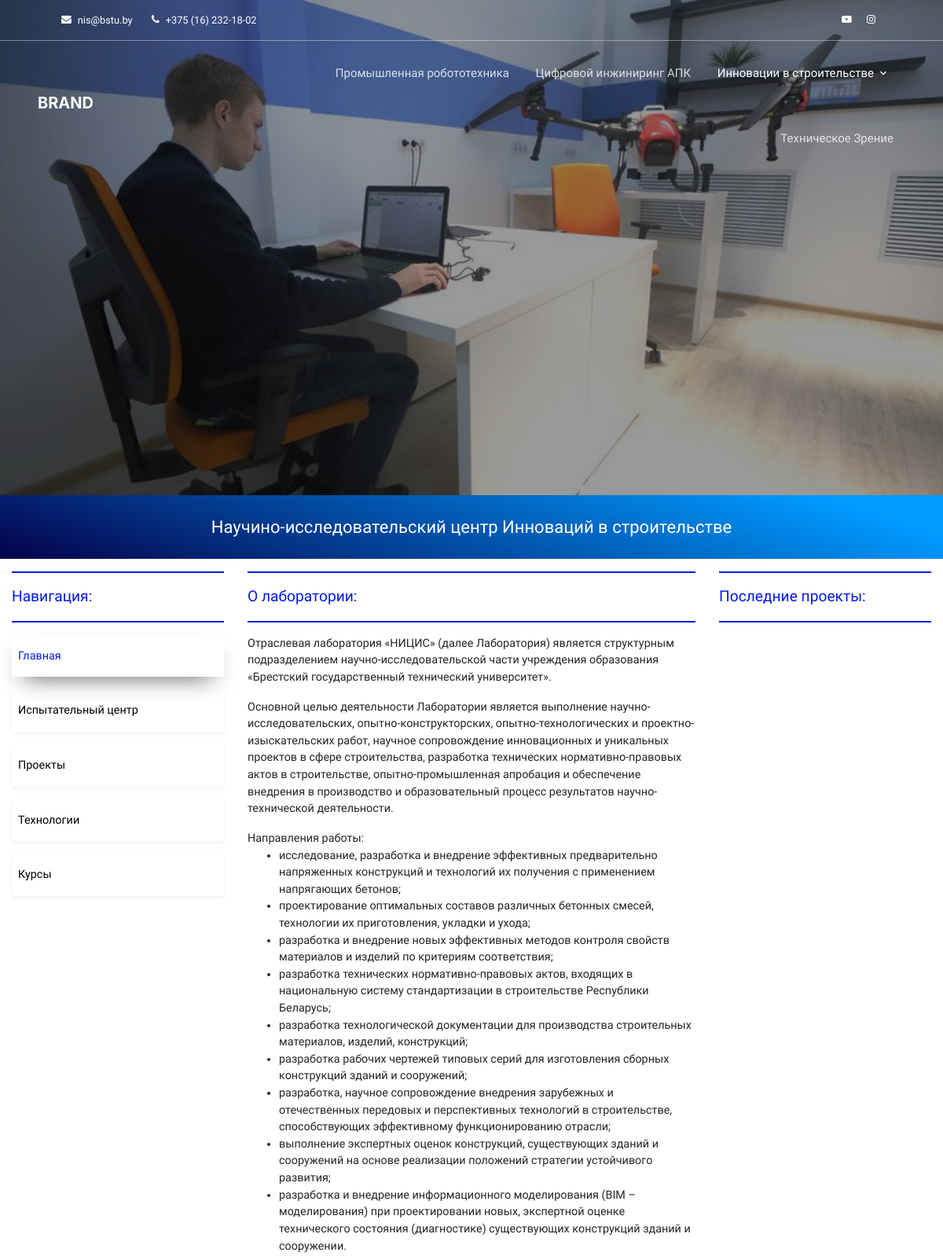
Before: /laboratory/BIM/ (upper part) with the older database file.
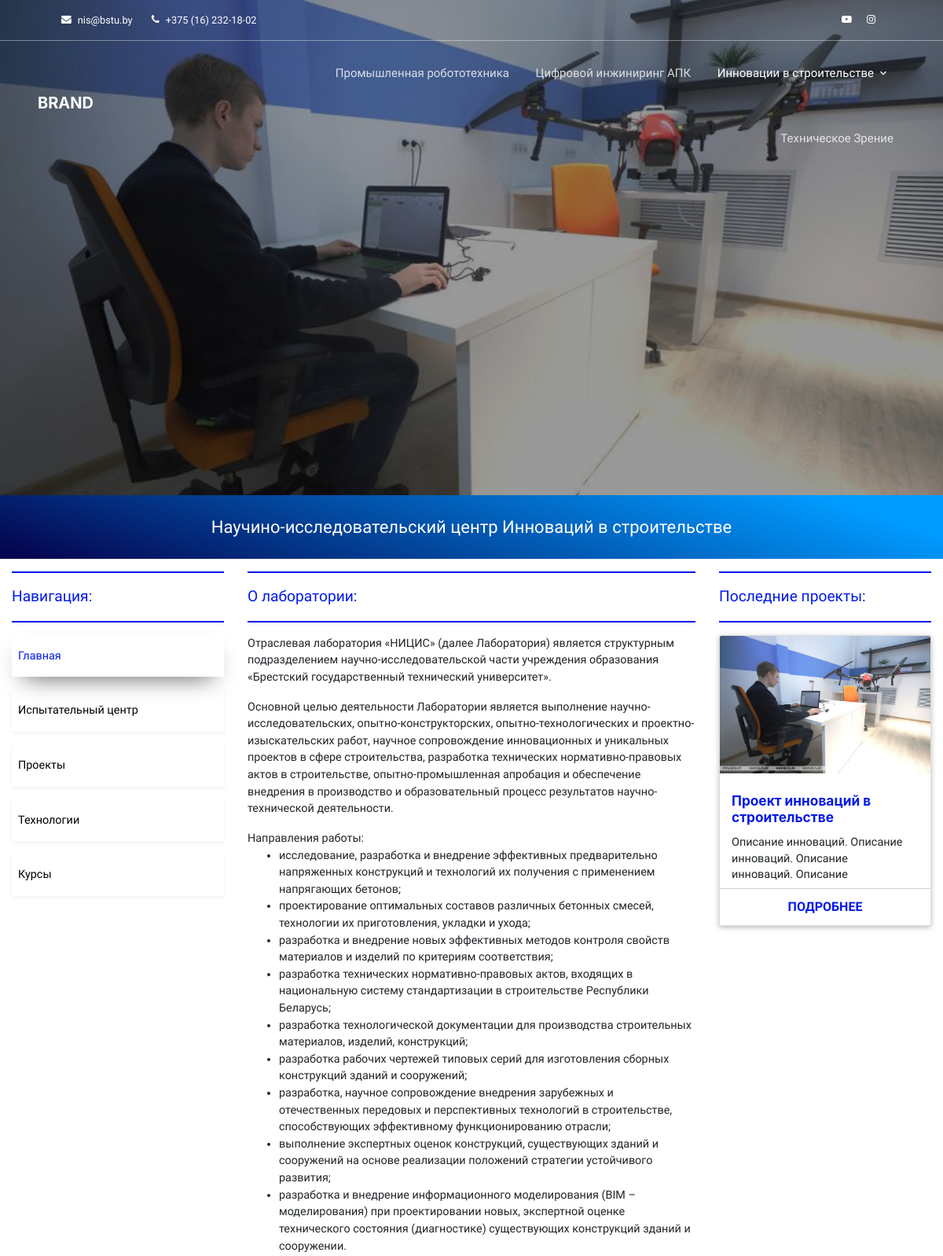
After: the same page with the newer database file.
### robotics/models.py (models this page shows, shortened)
class Projects(models.Model):
    name = models.CharField(max_length=255, verbose_name="Название проекта")
    slug = models.SlugField(max_length=255, db_index=True, unique=True, verbose_name='URL', default='')
    description = RichTextUploadingField(verbose_name='Описание проекта')
    time_created = models.DateField(verbose_name='Время создания')
    owner = models.ForeignKey(to=Laboratory, on_delete=models.CASCADE, verbose_name='Относится к')
    def get_images(self):
        return ProjectsImg.objects.filter(owner_id=self.id)
    class Meta:
        verbose_name = 'Проект'
        verbose_name_plural = 'Проекты'

class ProjectsImg(models.Model):
    owner = models.ForeignKey(to=Projects, on_delete=models.CASCADE)
    img = models.ImageField(upload_to='photos/%Y/%m/%d/', blank=True, verbose_name='Изображение')

### robotics/views.py (the view)
# urls.py: path('BIM/', BIMMainView.as_view(), name='BIM'),
class BIMMainView(LaboratoryMixin, TemplateView):
    template_name = 'robotics/BIM_index.html'
    title = 'Лаборатория "Инновации в строительстве"'

### common/views.py (called while the page is built)
    def get_context_data(self, **kwargs):
        context = super(LaboratoryMixin, self).get_context_data(**kwargs)
        context['title'] = self.title
        context['left_sidebar_selected'] = self.left_sidebar_selected
        context['selected'] = context['title']
        context['technologies'] = Technologies.objects.filter(owner__name=self.title)
        context['projects'] = Projects.objects.filter(owner__name=self.title)
        context['courses'] = Courses.objects.filter(owner__name=self.title)
        return context

### robotics/templates/robotics/BIM_index.html (shortened to what this page needs)
{% extends 'robotics/laboratory_base.html' %}
{% load static %}
{% block mainphoto %}
    <div id="carouselExampleCaptions" class="carousel slide">
        <div class="carousel-inner">
            <div class="carousel-item active main-photo-box">
                <img src="{% static 'vendor/img/cluster-photo/bim.jpg' %}"
                     class="d-block w-100 main-photo"
                     alt="...">
            </div>
        </div>
    </div>
    <div class="py-4 name-title">
        Научино-исследовательский центр Инноваций в строительстве
    </div>
{% endblock %}
{% block mainlink %}
    <a href="{% url 'robotics:technical_vision' %}">
        <div class="left-sidebar-link py-3 my-3 pl-2">
            Главная
        </div>
    </a>
{% endblock %}
{% block content %}
    <div class="my-3">
        <div class="underline"></div>
        <div class="news my-3">
            О лаборатории:
        </div>
        <div class="underline mb-3"></div>
        <p>Отраслевая лаборатория «НИЦИС» (далее Лаборатория) является структурным подразделением
            научно-исследовательской части учреждения образования «Брестский государственный технический университет».
        </p>
        <p>Основной целью деятельности Лаборатории является выполнение научно-исследовательских, опытно-конструкторских,
            опытно-технологических и проектно-изыскательских работ, научное сопровождение инновационных и уникальных
            проектов в сфере строительства, разработка технических нормативно-правовых актов в строительстве,
            опытно-промышленная апробация и обеспечение внедрения в производство и образовательный процесс результатов
            научно-технической деятельности.</p>
        Направления работы:
        <ul>
            <li>исследование, разработка и внедрение эффективных предварительно напряженных конструкций и технологий их
                получения с применением напрягающих бетонов;
            </li>
            <li>проектирование оптимальных составов различных бетонных смесей, технологии их приготовления, укладки и
                ухода;
            </li>
            <li>разработка и внедрение новых эффективных методов контроля свойств материалов и изделий по критериям
                соответствия;
            </li>
            <li>разработка технических нормативно-правовых актов, входящих в национальную систему стандартизации в
                строительстве Республики Беларусь;
            </li>
            <li>разработка технологической документации для производства строительных материалов, изделий,
                конструкций;
            </li>
            <li>разработка рабочих чертежей типовых серий для изготовления сборных конструкций зданий и сооружений;</li>
            <li>разработка, научное сопровождение внедрения зарубежных и отечественных передовых и перспективных
                технологий в строительстве, способствующих эффективному функционированию отрасли;
            </li>
            <li>выполнение экспертных оценок конструкций, существующих зданий и сооружений на основе реализации
                положений стратегии устойчивого развития;
            </li>
            <li>разработка и внедрение информационного моделирования (BIM –моделирования) при проектировании новых,
                экспертной оценке технического состояния (диагностике) существующих конструкций зданий и сооружении.
            </li>
        </ul>
    </div>
{% endblock %}

### robotics/templates/robotics/laboratory_base.html
{% extends 'cluster/base.html' %}
{% load static %}
{% block base %}
    <div class="container-fluid gx-5">
        <div class="row">
            <div class="col-md-3 sidebar mb-5">
                <div class="underline mt-3"></div>
                <div class="news py-3 ">
                    Навигация:
                </div>
                <div class="underline"></div>
                <div class="left-sidebar {% if left_sidebar_selected == 'Main' %} left-sidebar-active {% endif %}">
                    {% block mainlink %}
                    {% endblock %}
                </div>
                {% if selected == 'Лаборатория "Инновации в строительстве"' %}
                    <div class="left-sidebar {% if left_sidebar_selected == 'Testing Center' %}left-sidebar-active{% endif %}">
                        <a href="{% url 'robotics:testing_center' %}">
                            <div class="left-sidebar-link py-3 my-3 pl-2">
                                Испытательный центр
                            </div>
                        </a>
                    </div>
                {% endif %}
                <div class="left-sidebar {% if left_sidebar_selected == 'projects' %} left-sidebar-active {% endif %}">
                    <a href="{% url 'robotics:list_projects' projects.first.owner.slug %}">
                        <div class="left-sidebar-link py-3 my-3 pl-2">
                            Проекты
                        </div>
                    </a>
                </div>
                <div class="left-sidebar {% if left_sidebar_selected == 'technologies' %} left-sidebar-active {% endif %}">
                    <a href="{% url 'robotics:list_technologies' technologies.first.owner.slug %}">
                        <div class="left-sidebar-link py-3 my-3 pl-2">
                            Технологии
                        </div>
                    </a>
                </div>
                <div class="left-sidebar {% if left_sidebar_selected == 'courses' %} left-sidebar-active {% endif %}">
                    <a href="{% url 'robotics:list_courses' courses.first.owner.slug %}">
                        <div class="left-sidebar-link py-3 my-3 pl-2">
                            Курсы
                        </div>
                    </a>
                </div>
            </div>
            <div class="col-md-6">
                {% block content %}
                {% endblock %}
            </div>
            <div class="col-md-3">
                <div class="underline mt-3">
                </div>
                <div class="news py-3 ">
                    Последние проекты:
                </div>
                <div class="underline"></div>
                {% for project in projects|slice:":3" %}
                    <section class="wrapper mt-3">
                        <div class="container-fostrap ">
                            <div class="content">
                                <div class="container">
                                    <div class="row">
                                        <div class="card">
                                            <a class="img-card"
                                               href="{% url 'robotics:project_detail' project.owner.slug project.slug %}">
                                                <img src="{{ project.get_images.first.img.url }}" class="" alt="">
                                            </a>
                                            <div class="card-content py-0">
                                                <h4 class="card-title">
                                                    <a href="">
                                                        {{ project.name }}
                                                    </a>
                                                </h4>
                                                <div class="truncate-right-sidebar">
                                                    {{ project.description|safe }}
                                                </div>
                                            </div>
                                            <div class="card-read-more mt-2">
                                                <a href="{% url 'robotics:project_detail' project.owner.slug project.slug %}"
                                                   class="btn btn-block">
                                                    Подробнее
                                                </a>
                                            </div>
                                        </div>
                                    </div>
                                </div>
                            </div>
                        </div>
                    </section>
                {% endfor %}
            </div>
        </div>
    </div>
{% endblock %}

### cluster/templates/cluster/base.html (shortened to what this page needs)
{% load static %}
<!DOCTYPE html>
<html lang="ru">
<head>
    <link rel="stylesheet" href="{% static 'vendor/icomoon/style.css' %}">
    <link rel="stylesheet" href="{% static 'vendor/css/owl.carousel.min.css' %}">
    <link rel="stylesheet" href="{% static 'vendor/css/bootstrap.min.css' %}">
    <link rel="stylesheet" href="{% static 'vendor/css/style.css' %}">
</head>
<body>
<div class="site-navbar-wrap">
    <div class="site-navbar-top">
        <div class="container px-md-5 py-3">
            <div class="row align-items-center">
                <div class="col-6">
                    <div class="d-flex mr-auto">
                        <a href="mailto:nis@bstu.by" class="d-flex align-items-center mr-4">
                            <span class="icon-envelope mr-2"></span>
                            <span class="d-none d-md-inline-block">nis@bstu.by</span>
                        </a>
                        <a href="tel:+375162321802" class="d-flex align-items-center mr-auto">
                            <span class="icon-phone mr-2"></span>
                            <span class="d-none d-md-inline-block">+375 (16) 232-18-02</span>
                        </a>
                    </div>
                </div>
                <div class="col-6 text-right">
                    <div class="mr-auto">
                        <a href="https://www.youtube.com/@BrestRoboticsLab" class="p-2 pl-0 "><span
                                class="icon-youtube-play"></span></a>
                        <a href="https://instagram.com/brest_robotics_lab?igshid=YmMyMTA2M2Y=" class="p-2 pl-0"><span
                                class="icon-instagram"></span></a>
                    </div>
                </div>
            </div>
        </div>
    </div>
    <div class="site-navbar site-navbar-target js-sticky-header">
        <div class="container-fluid px-md-5">
            <div class="row align-items-center">
                <div class="col-2">
                    <h1 class="my-0 site-logo"><a href="{% url 'index' %}">Brand</a></h1>
                </div>
                <div class="col-10">
                    <nav class="site-navigation text-right" role="navigation">
                        <div class="container">
                            <ul class="site-menu main-menu js-clone-nav d-none d-lg-block">
                                <li class="{% if selected == 'Лаборатория "Промышленная робототехника"' %}active{% endif %}">
                                    <a href="{% url 'robotics:robotics' %}" class="nav-link">Промышленная
                                        робототехника</a></li>
                                <li class="{% if selected == 'Лаборатория "Цифровой инжиниринг АПК"' %}active{% endif %}">
                                    <a href="{% url 'robotics:agriculture' %}" class="nav-link ">Цифровой инжиниринг
                                        АПК</a></li>
                                <li class="has-children {% if selected == 'Лаборатория "Инновации в строительстве"' %}active{% endif %}">
                                    <a href="{% url 'robotics:BIM' %}" class="nav-link">Инновации в
                                        строительстве</a>
                                </li>
                                <li class="{% if selected == 'Лаборатория "Техническое зрение"' %}active{% endif %}"><a
                                        href="{% url 'robotics:technical_vision' %}" class="nav-link ">Техническое
                                    Зрение</a></li>
                            </ul>
                        </div>
                    </nav>
                </div>
            </div>
        </div>
    </div>
</div>
{% block mainphoto %}
{% endblock %}
{% block base %}
{% endblock %}
</body>
</html>

Changed rows visible on the page:
now on this page (row edited): Projects: get_images.first.img (picture), name "Проект инноваций в строительстве", description "Описание инноваций. Описание инноваций. Описание инноваций. Описание…"
